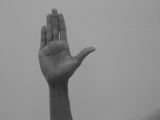
//> input picture hand_pose_detection/Report/Imgs/ds2.jpg, 160 x 120 px
$ ./make_template ../../Report/Imgs/ds2.jpg   (built with g++ and OpenCV 4)
//> lines starting //> are read from the running program, lines starting //| are printed output that depends on the picture
//	Programmed by Ahmad Asadi, Computer Vision Lab at Amirkabir University of Technology, Tehran, Iran
//	2016 Apr. 03
//	1395 Farvardin 15
//	ahmad.asadi.ir@gmail.com


#include <iostream>
#include <math.h>
#include <termios.h>

#include "opencv2/imgproc/imgproc.hpp"
#include "opencv2/highgui/highgui.hpp"


using namespace std;
using namespace cv;

Mat preprocess(Mat, int, int, float);


int main(int argc , char ** argv)
{
		const int minS = 0 ;			//0.4 * 255 ;
		const int maxS = 0.3 * 255 ;	//0.5 * 255
		const int minH = 0 ; 			//5 ;
		const int maxH = 170 ; 			//27 ;
		const float gamma = 0.04 ;

		vector<vector<Point> > contours;
  		vector<Vec4i> hierarchy;
  		RNG rng(1);


		cout << "Creating lookup_table to use in Generalized Hough Transform (GHT)." << endl ;

		char * input_file_name ;

		if(argc > 1)
			input_file_name = argv[1] ;
		else
		{
			cout << "Enter sample object's image file name>>" ;
			cin >> input_file_name ;
		}

		cout << "reading image from " << input_file_name << endl ;
		Mat input_image = imread(input_file_name, CV_LOAD_IMAGE_COLOR) ;
//> input_image is the input picture: 120 rows x 160 cols, CV_8UC3; min 41, max 170, mean 142

		if(!input_image.data)
		{
			cout << "cannot load image" <<endl ;
			exit(0) ;
		}
		else
			cout << "A " << input_image.rows << "*" << input_image.cols <<" image has been loaded successfully. " <<endl ;
//| A 120*160 image has been loaded successfully.

		int rows_number = input_image.rows ;
//> rows_number = 120
		int cols_number = input_image.cols ;
//> cols_number = 160

		input_image = preprocess(input_image , rows_number , cols_number , gamma);
//> in preprocess, `cvtColor(input_image,ycrcb,CV_BGR2YCrCb);`: ycrcb: 120 rows x 160 cols, CV_8UC3; mean of channels 0, 1, 2 142, 128, 128
//> after the loop in preprocess, `for(int i = 0 ; i < rows_number; i++)`: ycrcb: 120 rows x 160 cols, CV_8UC3; mean of channels 0, 1, 2 142, 128, 0
//> in preprocess, `cvtColor(ycrcb,input_image,CV_YCrCb2BGR);`:
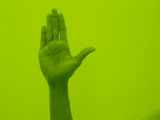
//> input_image: 120 rows x 160 cols, CV_8UC3; mean B, G, R 0, 186, 142

		namedWindow("input_image" , WINDOW_AUTOSIZE) ;
		namedWindow("contours" , WINDOW_AUTOSIZE) ;


		//	Transform image to HSV color space
		cvtColor(input_image, input_image, CV_BGR2HSV) ;
//> input_image: 120 rows x 160 cols, CV_8UC3; mean H, S, V 37.4, 255, 186

		cout << "Image has been transformed to HSV" << endl ;
		//cout << ">>" << input_image.at<Vec3d>(239,);
		//	Threshold image to filter skin color

		int counter = 0 ;
		for(int r=0; r<rows_number; r++){
			for(int c=0; c<cols_number; c++)
			{
				// Default >> 5<H<17  -   0.4<S<0.5    -   // 0.15<V<1
				Vec3b pixel = input_image.at<Vec3b>(r,c) ;

				// if( (pixel[0]>minH) && (pixel[0] < maxH) && (pixel[1]>minS) && (pixel[1]<maxS) )// && (pixel.val(2)>(0.15*255)) && (pixel.val(2)<255) )
				if( (pixel[2]>(0.7*255)) && (pixel[2]<255) )
				{
						counter ++ ;
						// pixel[0] = 170 ;
						// pixel[1] = 255 ;
						// pixel[2] = 255 ;
				}
				else
				 	for(int i=0; i<3; ++i)
				 		pixel[i] = 0;

				input_image.at<Vec3b>(r,c) = pixel;
			}
		}
//> this loop made 120 passes
//> counter on passes 1 to 12: 160, 320, 480, 640, 800, 960, 1120, 1280, 1439, 1595, 1750, 1905
//> input_image: 120 rows x 160 cols, CV_8UC3; mean H, S, V 31, 214.4, 165.6
//> after the loop, counter = 16145
		cout << "skin pixels: " << counter <<endl;
//| skin pixels: 16145
		cvtColor(input_image, input_image, CV_HSV2BGR);
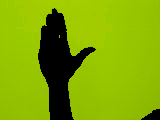
//> input_image: 120 rows x 160 cols, CV_8UC3; mean B, G, R 0, 165.6, 127.6
		cvtColor(input_image, input_image, CV_BGR2GRAY);
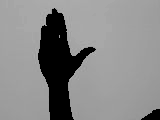
//> input_image: 120 rows x 160 cols, CV_8UC1; min 0, max 177, mean 135.3

		imwrite("../../dataset/template/out_skin_gray.jpg", input_image) ;
		threshold(input_image, input_image, 185, 195, CV_THRESH_BINARY_INV);
//> input_image: 120 rows x 160 cols, CV_8UC1; every value is 195

		imwrite("../../dataset/template/out_skin_gray_thresholded.jpg", input_image) ;
/*		morphologyEx(input_image, input_image, 1 , Mat1b(3,3,1), Point(-1, -1), 3);
		morphologyEx(input_image, input_image, CV_MOP_OPEN, Mat1b(7,7,1), Point(-1, -1), 1);
		morphologyEx(input_image, input_image, CV_MOP_CLOSE, Mat1b(9,9,1), Point(-1, -1), 1);

		medianBlur(input_image, input_image, 15);
*/		Canny(input_image, input_image,100 , 300 , 3 ,true);
//> input_image: 120 rows x 160 cols, CV_8UC1; every value is 0

  		/// Find contours
  		findContours( input_image, contours, hierarchy, CV_RETR_TREE, CV_CHAIN_APPROX_SIMPLE, Point(0, 0) );
//> contours = 0 contours

  		/// Draw contours
  		Mat drawing = Mat::zeros( input_image.size(), CV_8UC3 );
  		for( int i = 0; i< contours.size(); i++ )
     	{
       		drawContours( drawing, contours, i, Scalar(255,255,255), 2, 8, hierarchy, 0, Point() );
     	}
//> this loop made 0 passes
//> drawing: 120 rows x 160 cols, CV_8UC3; every value is 0

		imshow("input_image" , input_image);
		imshow("contours" , drawing);

		waitKey(0);
		return 0;
}


Mat preprocess(Mat input_image , int rows_number , int cols_number, float gamma)
{
        Mat ycrcb;

        cvtColor(input_image,ycrcb,CV_BGR2YCrCb);

        vector<Mat> channels;
        // split(ycrcb,channels);

//        equalizeHist(channels[0], channels[0]);
        for(int i = 0 ; i < rows_number; i++)
        	for(int j = 0 ; j < cols_number ; j++)
        		ycrcb.at<Vec3b>(i,j)[2] = 0 ;
        Mat result;
        // merge(channels,ycrcb);

        cvtColor(ycrcb,input_image,CV_YCrCb2BGR);


		// [15 lines of commented-out code are left out]

		imwrite("../../dataset/template/t1_preprocessed.jpg", input_image) ;

		return input_image ;
}
